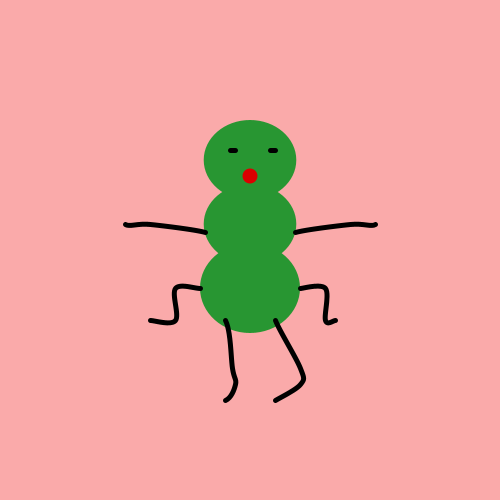
Frame 1 (no input)
Frame 60 (the mouse pressed at the canvas centre just before this capture): identical to frame 1, image omitted
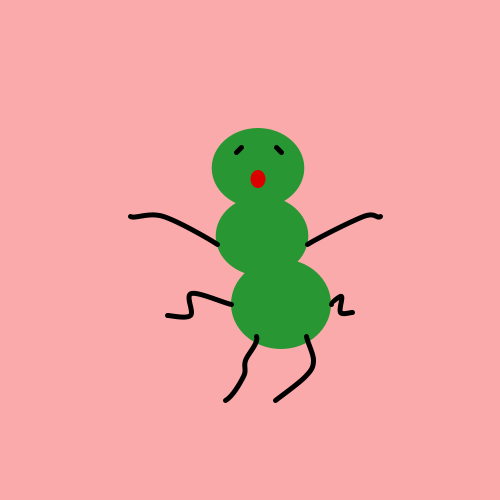
Frame 120 (the mouse held since frame 60 and released just before this capture)

The Processing sketch that drew these frames (run headless with seeded random() and noise(); from frame 60 on, the mouse is pressed at the canvas centre):

// Processing sketch: processing_129749
// ── processing_129749.pde

//Charlotte Stiles copyright homework#3

  float x,y;
void setup() {
  size(500,500);
  x=250;
  y=160;
}
void draw() {

background(250,170,170);
fill(40, 150, 50);
noStroke();

//body

ellipse (x + mouseX/30, y + mouseY/30, (x/2.7), (y/2));
ellipse (x + mouseX/20, y*1.4 + mouseY/20, (x/2.7), (y/2));
ellipse (x + mouseX/8, y*1.8 + mouseY/15, 100, 90 );

//mouth

 fill(219,0,0);
 ellipse(x+mouseX/30,(y*1.1)+mouseY/80,15,15+mouseY/80);
 
//eyes

  stroke(0);
  strokeWeight(5);
  line(270+mouseX/40,150-mouseY/70,275+mouseX/40,150+mouseY/90);
  line(230+mouseX/40,150+mouseY/90,235+mouseX/40,150-mouseY/70);
  
//1st arm

noFill();
strokeWeight(5);
beginShape();
curveVertex(x*.5 + mouseX/20, y*1.3 - mouseY/30);
curveVertex(x*.5 + mouseX/50, y*1.4 - mouseY/30);
curveVertex(x*.6 + mouseX/18, y*1.4 - mouseY/30);
curveVertex(x*.82 + mouseX/20, y*1.45 + mouseY/20);
curveVertex(x*.82 + mouseX/20, y*1.5 + mouseY/20);
endShape();
//2nd arm
beginShape();
curveVertex(x*.85 + mouseX/8, y*1.8 + mouseY/15);
curveVertex(x*.8 + mouseX/8, y*1.8 + mouseY/15);
curveVertex(x*.7 + mouseX/15, y*1.8 + mouseY/50);
curveVertex(x*.7 + mouseX/16, y*2 - mouseY/50);
curveVertex(x*.6 + mouseX/14, y*2- mouseY/50);
curveVertex(x*.6 + mouseX/14, y*2 - mouseY/50);
endShape();

//3rd arm

beginShape();
curveVertex(x*1.25 + mouseX/8, y*1.8 + mouseY/15);
curveVertex(x*1.2 + mouseX/8, y*1.8 + mouseY/15);
curveVertex(x*1.3 + mouseX/15, y*1.8 + mouseY/30);
curveVertex(x*1.3 + mouseX/16, y*2 - mouseY/30);
curveVertex(x*1.34 + mouseX/14, y*2- mouseY/30);
curveVertex(x*1.36 + mouseX/14, y*2 - mouseY/30);
endShape();

//4th arm
noFill();
strokeWeight(5);
beginShape();
curveVertex(x*1.5 + mouseX/20, y*1.3 - mouseY/30);
curveVertex(x*1.5 + mouseX/50, y*1.4 - mouseY/30);
curveVertex(x*1.4 + mouseX/18, y*1.4 - mouseY/30);
curveVertex(x*1.18 + mouseX/20, y*1.45 + mouseY/20);
curveVertex(x*1.18 + mouseX/20, y*1.5 + mouseY/20);
endShape();

//1 leg

noFill();
strokeWeight(5);
beginShape();
curveVertex(x*.8, y*2.5);
curveVertex(x*.9, y*2.5);
curveVertex(x*.94 + mouseX/30, y*2.4 - mouseY/30);
curveVertex(x*.93 + mouseX/18, y*2.3 - mouseY/30);
curveVertex(x*.9 + mouseX/8, y*2 + mouseY/15);
curveVertex(x*.8 + mouseX/8, y*1.9 + mouseY/15);
endShape();

//2 leg

noFill();
strokeWeight(5);
beginShape();
curveVertex(x*1.1 , y*2.5);
curveVertex(x*1.1 , y*2.5);
curveVertex(x* 1.2 + mouseX/50, y*2.4 - mouseY/30);
curveVertex(x* 1.2 + mouseX/18, y*2.3 - mouseY/30);
curveVertex(x* 1.1 + mouseX/8, y*2 + mouseY/15);
curveVertex(x* 1.1 + mouseX/8, y*1.9 + mouseY/15);
endShape();
}
